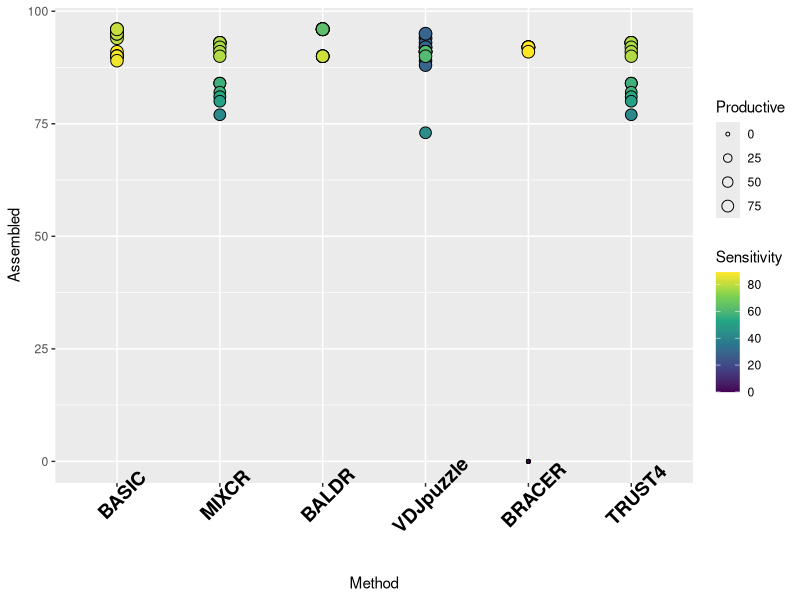
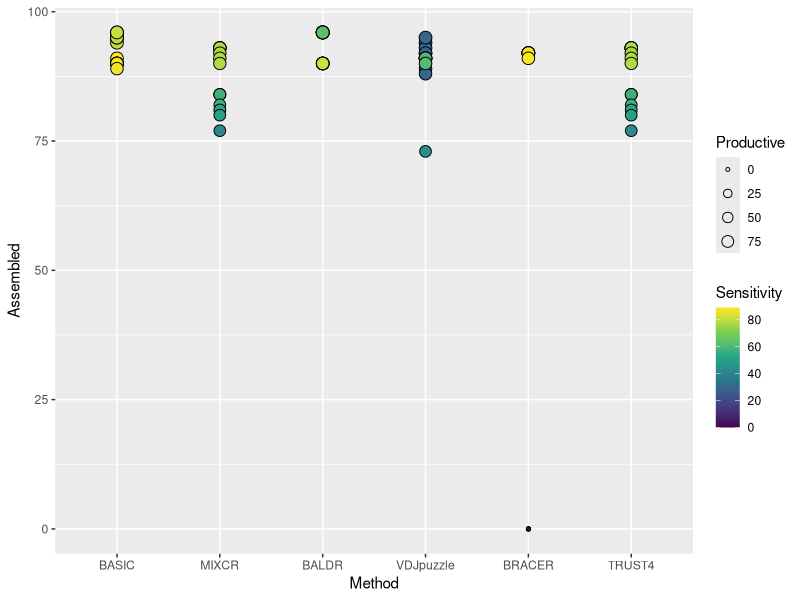
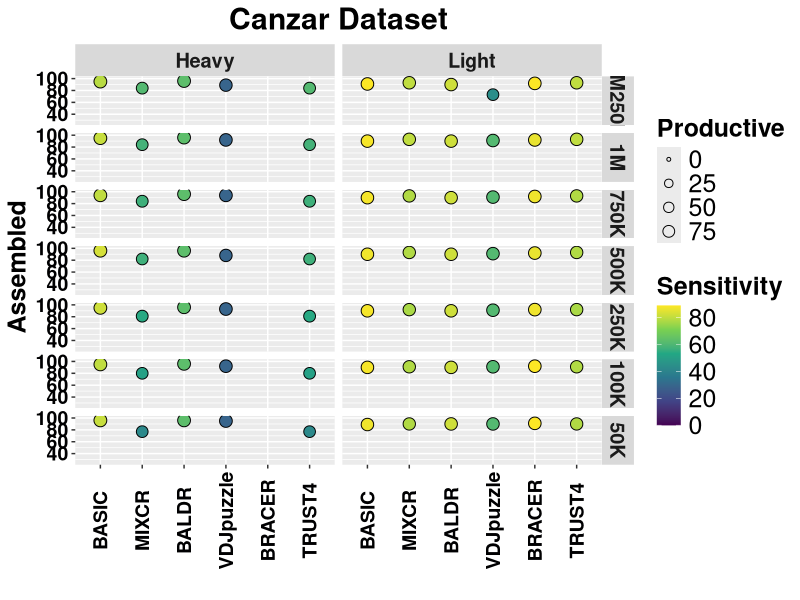
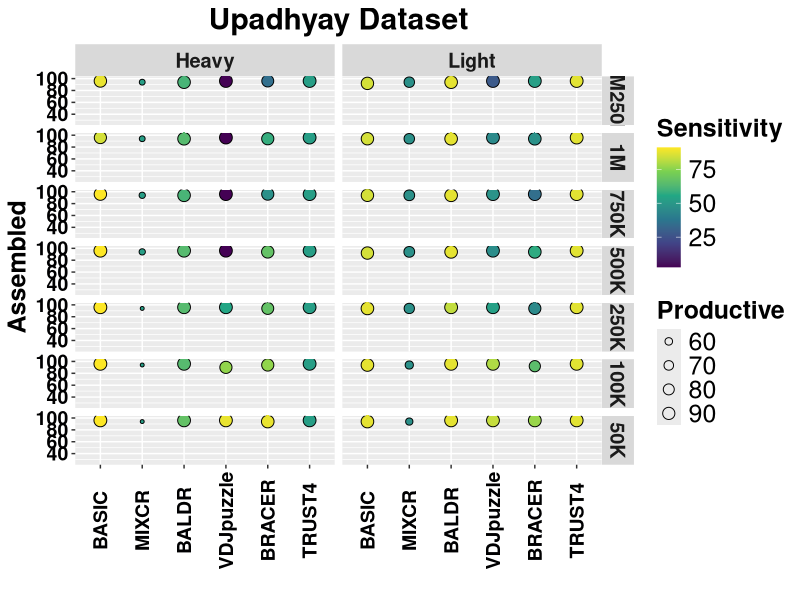
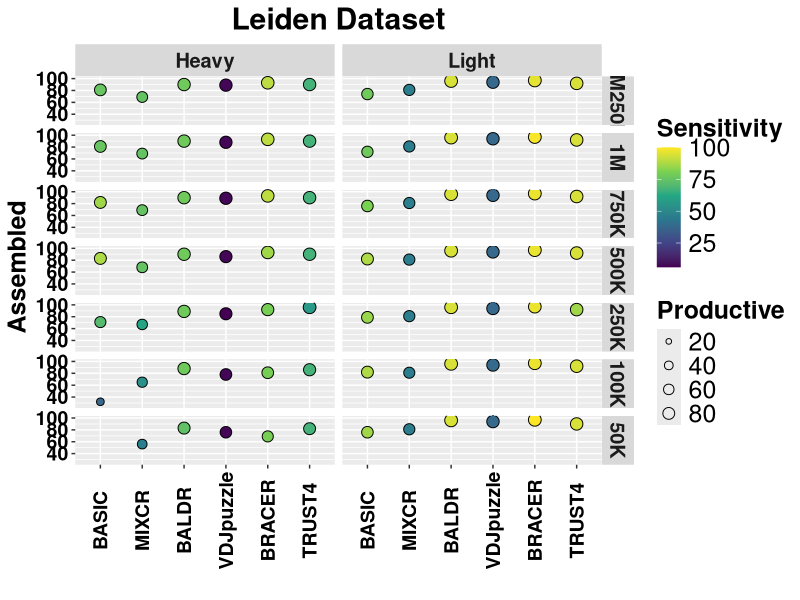

Reproduce these figures in R, in order.
rm(list = ls())
library(ggplot2)
library(tidyr)
library(dplyr)
library(RColorBrewer)


#input file is within this folder
sensitivity <- read.table("BALDR_BASIC_LEIDEN.txt",header=T,sep="\t")
head(sensitivity)

colnames(sensitivity)[2] <- "newname2"
sensitivity_Canzar <- subset(sensitivity, Dataset == "Canzar")
sensitivity_Canzar <- subset(sensitivity_Canzar, Read_Length > 25)

sensitivity_Upd <- subset(sensitivity, Dataset == "Upadhyay")
sensitivity_Upd <- subset(sensitivity_Upd, Read_Length == 100)

sensitivity_Leiden <- subset(sensitivity, Dataset == "Leiden")
sensitivity_Leiden <- subset(sensitivity_Leiden, Read_Length == 100)



sensitivity <- rbind(sensitivity_Canzar,sensitivity_Upd,sensitivity_Leiden)

sensitivity$Coverage <- factor(sensitivity$Coverage, levels=c("1M250K", "1M","750K","500K", "250K","100K","50K"))
sensitivity$Dataset <- factor(sensitivity$Dataset, levels=c("Upadhyay", "Canzar","Leiden"))
sensitivity$Method <- factor(sensitivity$Method, levels=c("BASIC", "MIXCR", "BALDR", "VDJpuzzle","BRACER","TRUST4"))
sensitivity$Chain <- factor(sensitivity$Chain, levels=c("Heavy", "Light"))

sensitivity$Percentage_Assembled <- (sensitivity$Percentage_Assembled)*100
sensitivity$Percentage_Productive <- (sensitivity$Percentage_Productive)*100
sensitivity$Percentage_Assembled <- lapply(sensitivity$Percentage_Assembled, as.integer)
sensitivity$Percentage_Productive <- lapply(sensitivity$Percentage_Productive,as.integer)

sensitivity$Percentage_Assembled <- as.numeric(sensitivity$Percentage_Assembled)
sensitivity$Percentage_Productive <- as.numeric(sensitivity$Percentage_Productive)
sensitivity$Sensitivity <- (sensitivity$Sensitivity)*100
head(sensitivity)

names(sensitivity)[3] <- "Assembled_2"
names(sensitivity)[4] <- "Assembled"
names(sensitivity)[5] <- "Productive_2"
names(sensitivity)[6] <- "Productive"
head(sensitivity)

sensitivity_Leiden <- subset(sensitivity, Dataset == "Leiden")
sensitivity_Canzar <- subset(sensitivity, Dataset == "Canzar")
sensitivity_Upadhyay <- subset(sensitivity, Dataset == "Upadhyay")


## Plot Fig 2 A
p1 <- ggplot(data = sensitivity_Canzar,
             aes(x = Method, y = Assembled,size=Productive,shape=Sensitivity)) +
  geom_point(aes(size = Productive, fill = Sensitivity), shape = 21) +
  scale_fill_viridis_c()+  scale_size_continuous(range = c(1, 4))
p1 + theme(axis.text.x = element_text(face="bold", color="#000001", size=14, angle=45))
p1

p2 <- p1 +
  facet_grid(Coverage ~ Chain)+ 
  theme(axis.text.x=element_text(angle = 90, vjust = 0.5))+ylim(c(25,100))+ggtitle(label="Performance tools on heavy and light chains on Canzar Dataset")+theme(plot.title = element_text(hjust = 0.5))+theme(text=element_text(size=15))



p2 +theme(axis.text=element_text(size=18),
          axis.title=element_text(size=18,face="bold"))+  theme(plot.title = element_text(hjust = 0.5))+theme(axis.text=element_text(size=14),axis.title=element_text(size=14,face="bold"))+ggtitle("Canzar Dataset")+ xlab("") + ylab(" Assembled") +theme(text=element_text(size=15))+theme(axis.text.x = element_text(face="bold", color="#000001")) + theme(axis.text.y = element_text(face="bold", color="#000001"))+theme(text = element_text(size = 18, face="bold"))+theme(axis.title.y = element_text(size = 18))+theme(legend.text = element_text(size = 18,face="plain"))+theme(legend.title = element_text(size = 18))



## Plot Fig 2 B

p3 <- ggplot(data = sensitivity_Upadhyay,
             aes(x = Method, y = Assembled,size=Productive,shape=Sensitivity)) +
  geom_point(aes(size = Productive, fill = Sensitivity), shape = 21) +
  scale_fill_viridis_c()+  scale_size_continuous(range = c(1, 4))

p4 <- p3 +
  facet_grid(Coverage ~ Chain)+ 
  theme(axis.text.x=element_text(angle = 90, vjust = 0.5))+ylim(c(25,100))+ggtitle(label="Performance tools on heavy and light chains on Upadhyay Dataset")+theme(plot.title = element_text(hjust = 0.5))+theme(text=element_text(size=15))

p4 +theme(axis.text=element_text(size=14),
          axis.title=element_text(size=18,face="bold"))+  theme(plot.title = element_text(hjust = 0.5))+theme(axis.text=element_text(size=14),axis.title=element_text(size=14,face="bold"))+ggtitle("Upadhyay Dataset")+ xlab("") + ylab(" Assembled") +theme(text=element_text(size=15))+theme(axis.text.x = element_text(face="bold", color="#000001")) + theme(axis.text.y = element_text(face="bold", color="#000001"))+theme(text = element_text(size = 18, face="bold"))+theme(axis.title.y = element_text(size = 18))+theme(legend.text = element_text(size = 18,face="plain"))+theme(legend.title = element_text(size = 18)) 


## Plot Fig 2 C
p5 <- ggplot(data = sensitivity_Leiden,
             aes(x = Method, y = Assembled,size=Productive,shape=Sensitivity)) +
  geom_point(aes(size = Productive, fill = Sensitivity), shape = 21) +
  scale_fill_viridis_c()+  scale_size_continuous(range = c(1, 4))

p6 <- p5 +
  facet_grid(Coverage ~ Chain)+ 
  theme(axis.text.x=element_text(angle = 90, vjust = 0.5))+ylim(c(25,100))+ggtitle(label="Performance tools on heavy and light chains on our Dataset")+theme(plot.title = element_text(hjust = 0.5))+theme(text=element_text(size=15))

p6 +theme(axis.text=element_text(size=14),
          axis.title=element_text(size=18,face="bold"))+  theme(plot.title = element_text(hjust = 0.5))+theme(axis.text=element_text(size=14),axis.title=element_text(size=14,face="bold"))+ggtitle("Leiden Dataset")+ xlab("") + ylab(" Assembled") +theme(text=element_text(size=15))+theme(axis.text.x = element_text(face="bold", color="#000001")) + theme(axis.text.y = element_text(face="bold", color="#000001"))+theme(text = element_text(size = 18, face="bold"))+theme(axis.title.y = element_text(size = 18))+theme(legend.text = element_text(size = 18,face="plain"))+theme(legend.title = element_text(size = 18)) 


